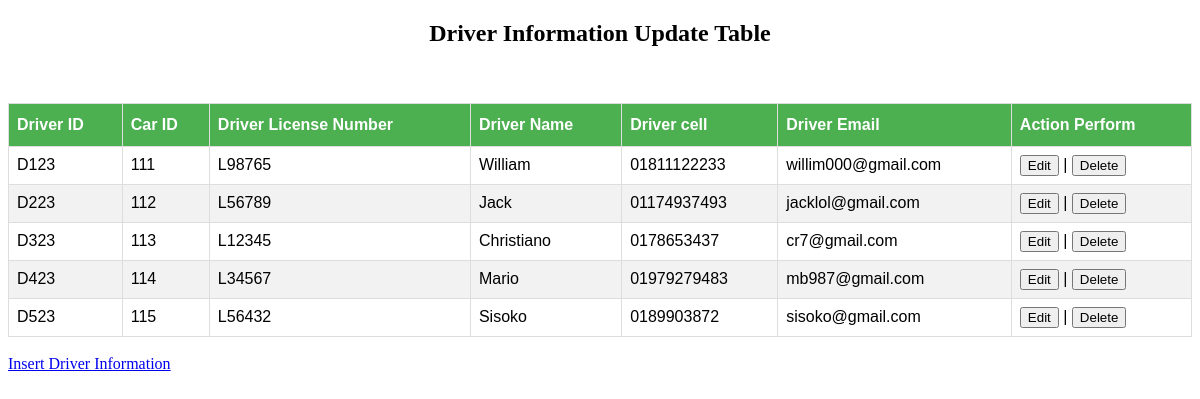
Page /Driver_information_up.php on the committed database.
### tables this page shows
CREATE TABLE `driver_information` (
  `sl` int(20) NOT NULL,
  `Driver_ID` varchar(20) NOT NULL,
  `Car_ID` varchar(20) NOT NULL,
  `Driver_License_Number` varchar(23) NOT NULL,
  `Driver_Name` varchar(45) NOT NULL,
  `Driver_cell` varchar(34) NOT NULL,
  `Driver_Email` varchar(34) NOT NULL
);

### Driver_information_up.php (the view, shortened to what this page needs)
 <?php
      $username = "root";
      $password = "";
      $host = "localhost";
      $connector = mysqli_connect($host,$username,$password)
          or die("Unable to connect");
      $result = mysqli_query($connector,"SELECT * FROM driver_information ORDER BY 	Driver_ID");
      ?>
<!DOCTYPE html>
<html lang="en">
  <head>
  </head>
  <body>
    <div class="container">
		<div class="bg-faded p-4 my-4">
        <div class="panel panel-primary Myback">
            <div class="panel-heading panel-head"><h2><center>Driver Information Update Table</center></h2></div>
            <div class="panel-body">
                <table class="table table-bordered table-striped">
                    <thead>
                        <tr>
                            <th>Driver ID</th>
                            <th>Car ID</th>
                            <th>Driver License Number</th>
                            <th>Driver Name</th>
                            <th>Driver cell</th>
                            <th>Driver Email</th>
							<th>Action Perform</th>
                        </tr>
                    </thead>
                    <tbody>
		<?php
          while( $row = mysqli_fetch_array( $result ) ){
            echo
            "<tr>
              <td>{$row['Driver_ID']}</td>
              <td>{$row['Car_ID']}</td>
              <td>{$row['Driver_License_Number']}</td>
              <td>{$row['Driver_Name']}</td>
              <td>{$row['Driver_cell']}</td>
              <td>{$row['Driver_Email']}</td>
			  <td>
				<form action='' method='GET'>
					<input type='submit' name=".$row['sl']." value='Edit'> |
					<input type='submit' name='delete".$row['sl']."' value='Delete' onClick=\"return confirm('Are you sure you want to delete?')\">
				</form>
			</td>
            </tr>\n";
          }
        ?>
                    </tbody>
                </table>
            </div>
        </div>
        </div>
      </div>
	  <br>
 <a href="Driver_Information_form.php">Insert Driver Information</a>
  </body>
</html>

### Driver_information_up.php (style rules this page uses)
table { font-family: "Trebuchet MS", Arial, Helvetica, sans-serif; border-collapse: collapse; width: 100%; }
table td, table th { border: 1px solid #ddd; padding: 8px; }
table tr:nth-child(even) { background-color: #f2f2f2; }
table th { padding-top: 12px; padding-bottom: 12px; text-align: left; background-color: #4CAF50; color: white; }

### rows in the picture
driver_information: Driver_ID "D123", Car_ID "111", Driver_License_Number "L98765", Driver_Name "William", Driver_cell "01811122233", Driver_Email "willim000@gmail.com"
driver_information: Driver_ID "D223", Car_ID "112", Driver_License_Number "L56789", Driver_Name "Jack", Driver_cell "01174937493", Driver_Email "jacklol@gmail.com"
driver_information: Driver_ID "D323", Car_ID "113", Driver_License_Number "L12345", Driver_Name "Christiano", Driver_cell "0178653437", Driver_Email "cr7@gmail.com"
driver_information: Driver_ID "D423", Car_ID "114", Driver_License_Number "L34567", Driver_Name "Mario", Driver_cell "01979279483", Driver_Email "mb987@gmail.com"
driver_information: Driver_ID "D523", Car_ID "115", Driver_License_Number "L56432", Driver_Name "Sisoko", Driver_cell "0189903872", Driver_Email "sisoko@gmail.com"
